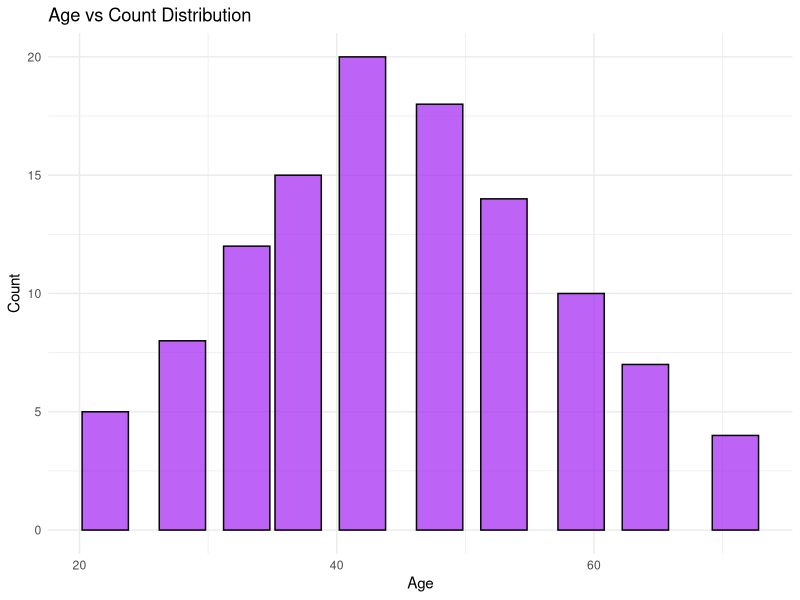

The R source for this figure:

library(ggplot2)
age_data <- data.frame(
  Age = c(22, 28, 33, 37, 42, 48, 53, 59, 64, 71),
  Count = c(5, 8, 12, 15, 20, 18, 14, 10, 7, 4)
)

ggplot(age_data, aes(x = Age, y = Count)) +
  geom_col(fill = "purple", color = "black", alpha = 0.7) +
  labs(
    title = "Age vs Count Distribution",
    x = "Age",
    y = "Count"
  ) +
  theme_minimal()
